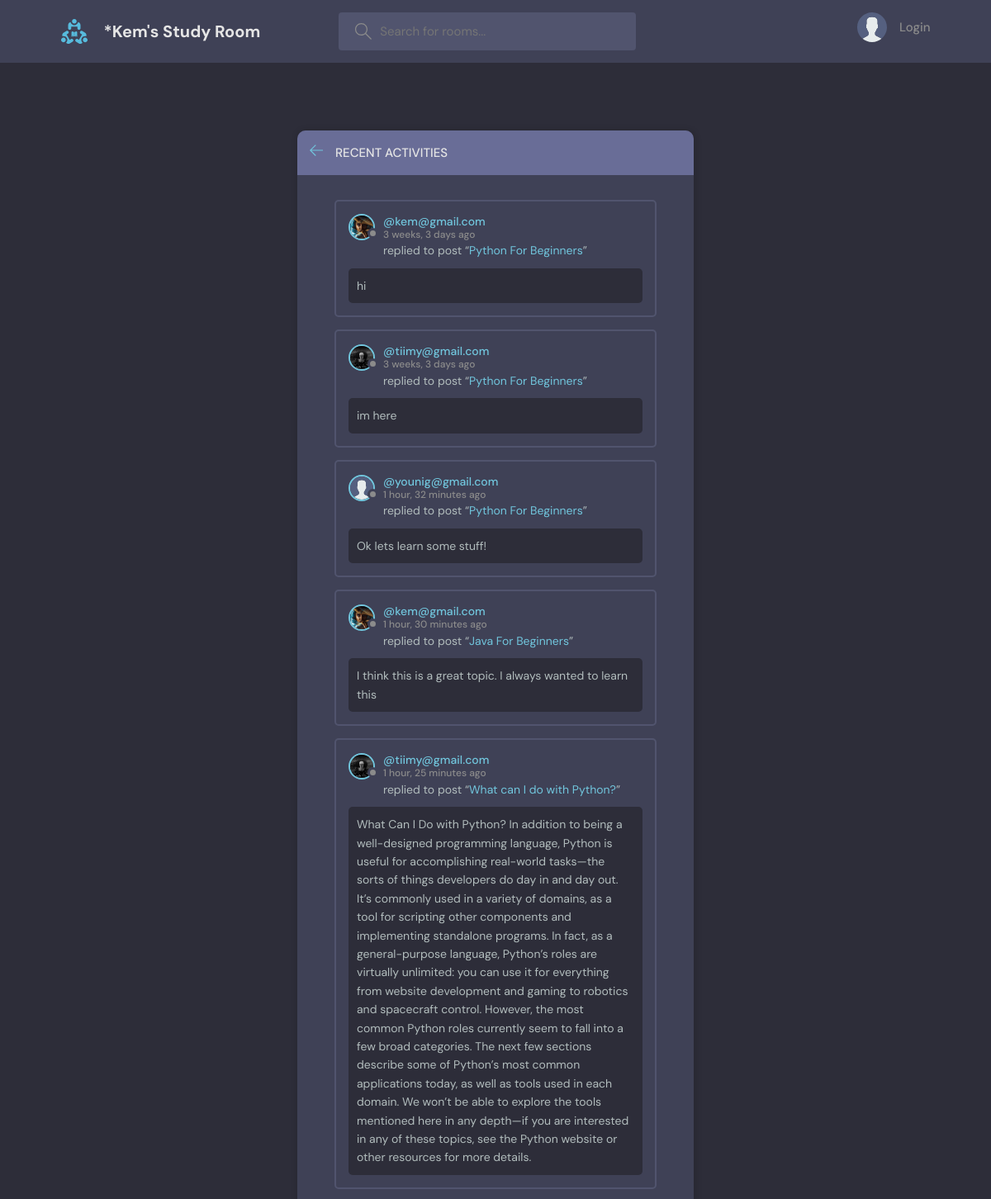
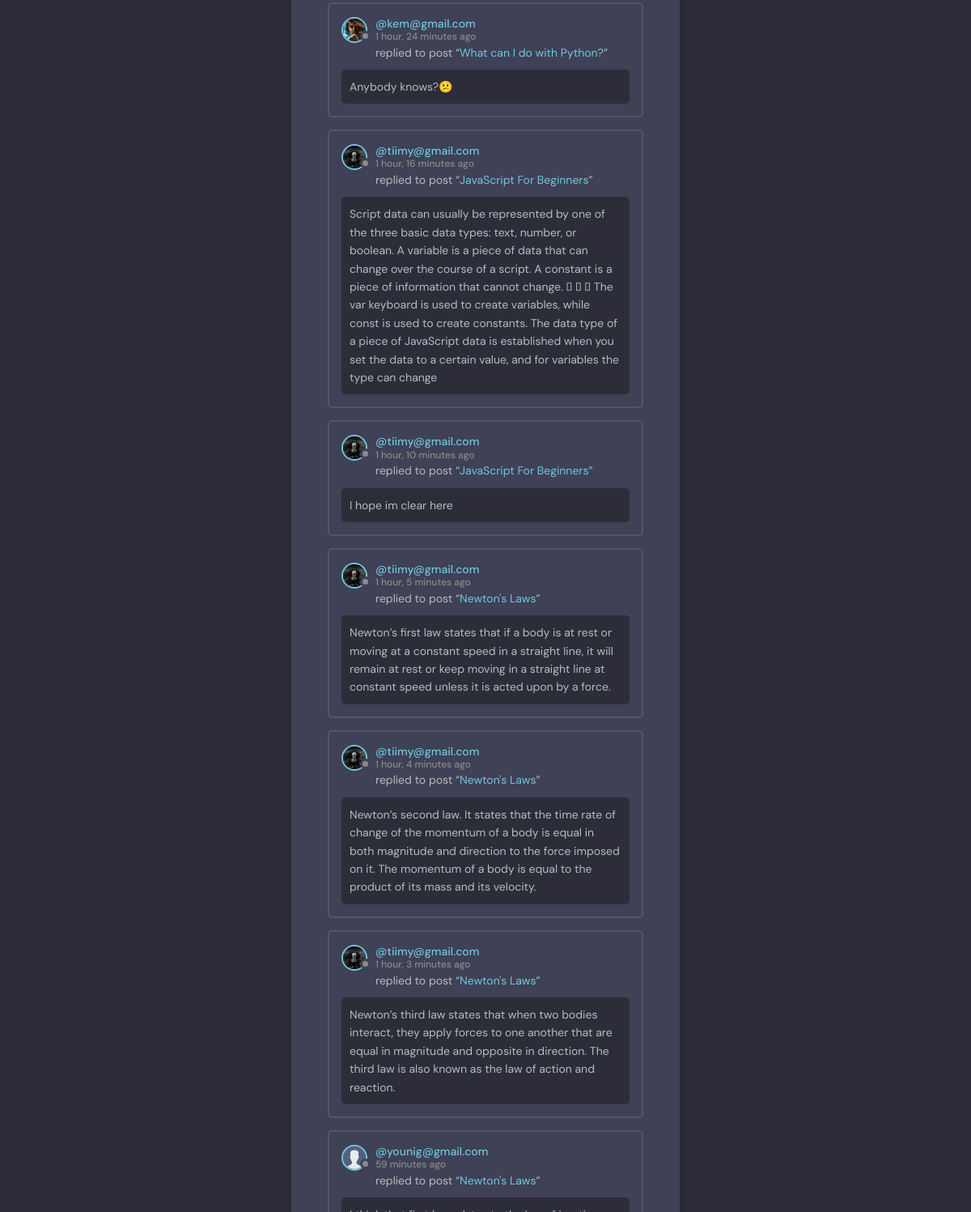
The page /activity/ on the database its author committed (2 pictures, top to bottom).
### base/models.py (models this page shows, shortened)
class Message(models.Model):
    user = models.ForeignKey(User, on_delete=models.CASCADE)
    room = models.ForeignKey(Room, on_delete=models.CASCADE)
    body = models.TextField()
    updated = models.DateTimeField(auto_now=True)
    created = models.DateTimeField(auto_now_add=True)
    class Meta:
        ordering = ['updated', '-created']

class User(AbstractUser):
    name = models.CharField(max_length=100, null=True)
    email = models.EmailField(unique=True, null=True)
    bio = models.TextField(null=True)
    avatar = models.ImageField(null=True, default='avatar.svg')
    USERNAME_FIELD = 'email'
    REQUIRED_FIELDS = []

class Room(models.Model):
    host =  models.ForeignKey(User, on_delete=models.SET_NULL, null=True)
    topic =  models.ForeignKey(Topic, on_delete=models.SET_NULL, null=True)
    name = models.CharField(max_length=200)
    description = models.TextField(null=True, blank=True)
    participants = models.ManyToManyField(User, related_name='participants', blank=True)
    updated = models.DateTimeField(auto_now=True)
    created = models.DateTimeField(auto_now_add=True)
    class Meta:
        ordering = ['-updated', '-created']
    def __str__(self):
        return self.name

### base/views.py (the view)
# urls.py: path('activity/', views.activity_page, name='activity'),
def activity_page(request):
    room_messages = Message.objects.all()
    return render(request, 'base/activity.html', {'room_messages':room_messages})

### base/templates/base/activity.html (shortened to what this page needs)
{% extends 'base/main.html' %}
{% block content %}
    <main class="layout">
      <div class="container">
        <div class="layout__box">
          <div class="layout__boxHeader">
            <div class="layout__boxTitle">
              <a href="{% url 'home' %}">
                <svg version="1.1" xmlns="http://www.w3.org/2000/svg" width="32" height="32" viewBox="0 0 32 32">
                  <title>arrow-left</title>
                  <path
                    d="M13.723 2.286l-13.723 13.714 13.719 13.714 1.616-1.611-10.96-10.96h27.625v-2.286h-27.625l10.965-10.965-1.616-1.607z"
                  ></path>
                </svg>
              </a>
              <h3>Recent Activities</h3>
            </div>
          </div>
          <div class="activities-page layout__body">
            {% for message in room_messages %}
    <div class="activities__box">
      <div class="activities__boxHeader roomListRoom__header">
        <a href="{% url 'user-profile' message.user.id %}" class="roomListRoom__author">
          <div class="avatar avatar--small">
            <img src="{{ message.user.avatar.url }}" />
          </div>
          <p>
            @{{message.user}}
            <span>{{message.created|timesince}} ago</span>
          </p>
        </a>
      </div>
      <div class="activities__boxContent">
        <p>replied to post “<a href="{% url 'room' message.room.id %}">{{message.room}}</a>”</p>
        <div class="activities__boxRoomContent">
          {{message.body}}
        </div>
      </div>
    </div>
    {% endfor %}
          </div>
        </div>
      </div>
    </main>
{% endblock content %}

### base/templates/base/main.html (shortened to what this page needs)
<!DOCTYPE html>
{% load static %}
<html lang="en">
  <head>
    <link rel="stylesheet" href="{% static 'styles/style.css' %}" />
  </head>
  <body>
    {% include 'base/navbar.html' %}
    {% block content %}
    {% endblock %}
  </body>
</html>

### base/templates/base/navbar.html (shortened to what this page needs)
{% load static %}
<header class="header header--loggedIn">
    <div class="container">
      <a href="{% url 'home' %}" class="header__logo">
        <img src="{% static 'images/logo.svg' %}" />
        <h1>*Kem's Study Room</h1>
      </a>
      <form class="header__search" method="get" action="{% url 'home' %}">
        <label>
          <input name="q"  placeholder="Search for rooms..." />
        </label>
      </form>
      <nav class="header__menu">
        {% if request.user.is_authenticated %}
        <div class="header__user">
          <a href="{% url 'update-user' %}">
            <div class="avatar avatar--medium active">
              <img src="{{ request.user.avatar.url }}" />
            </div>
            <p>{{request.user.username}}<span>@{{request.user}}</span></p>
          </a>
          <button class="dropdown-button">
            <svg version="1.1" xmlns="http://www.w3.org/2000/svg" width="32" height="32" viewBox="0 0 32 32">
              <title>chevron-down</title>
              <path d="M16 21l-13-13h-3l16 16 16-16h-3l-13 13z"></path>
            </svg>
          </button>
        </div>
        {% else %}
        <a href="{% url 'login' %}">
          <img src="{% static 'images/avatar.svg' %}" />
          <p>Login</p>
        </a>
        {% endif %}
      </nav>
    </div>
  </header>

### base/static/styles/style.css (style rules this page uses)
:root { --color-main: #71c6dd; --color-main-light: #e1f6fb; --color-dark: #3f4156; --color-dark-medium: #51546e; --color-dark-light: #696d97; --color-light: #e5e5e5; --color-gray: #8b8b8b; --color-light-gray: #b2bdbd; --color-bg: #2d2d39; --color-success: #5dd693; --color-error: #fc4b0b; }
* { font-family: "DM Sans", -apple-system, BlinkMacSystemFont, "Segoe UI", Roboto, Oxygen, Ubuntu, Cantarell, "Open Sans", "Helvetica Neue", sans-serif; margin: 0; padding: 0; box-sizing: border-box; text-rendering: optimizeLegibility; font-size: inherit; }
html { font-size: 56.25%; }
@media only screen and (min-width: 1200px) { html { font-size: 62.5%; } }
body { line-height: 1.6; font-weight: 400; font-size: 1.5rem; color: var(--color-light-gray); background-color: var(--color-bg); min-height: 100vh; }
img { width: 100%; }
a { display: inline-block; color: var(--color-main); text-decoration: none; }
.container { max-width: 120rem; width: 90%; margin: auto; }
.avatar { position: relative; display: inline-block; border-radius: 50%; border: 2px solid var(--color-main); }
.avatar img { display: block; border-radius: 50%; object-fit: cover; object-position: center; }
.avatar::after { content: ""; display: block; position: absolute; background-color: var(--color-gray); z-index: 111; border-radius: 50%; border: 0.3rem solid var(--color-dark); }
.avatar.avatar--small img { width: 2.8rem; height: 2.8rem; }
.avatar.avatar--small:after { width: 0.7rem; height: 0.7rem; bottom: 0px; right: -6px; }
.header { padding: 1.5rem; background-color: var(--color-dark); }
.header > .container { display: flex; gap: 9.5rem; }
.header__logo, .header__user { display: flex; gap: 2rem; align-items: center; }
.header__logo > img { height: 3.2rem; width: 3.2rem; }
.header__logo > h1 { font-weight: 700; font-size: 2rem; color: var(--color-light); }
.header__search > label { background-color: var(--color-dark-medium); padding: 1.3rem 1rem; display: flex; align-items: center; gap: 1rem; border-radius: 4px; }
.header__search svg { fill: var(--color-gray); width: 2rem; height: 2rem; margin-left: 1rem; }
.header__search input { width: 30rem; background: transparent; border: none; outline: none; color: var(--color-light); }
.header__menu { margin-left: auto; position: relative; }
.header__menu a { display: flex; gap: 1.5rem; align-items: center; font-weight: 500; text-decoration: none; color: var(--color-gray); }
.header__menu img { height: 3.6rem; }
.header__menu p { line-height: 1.2; }
.layout { margin-top: 2.4rem; }
.layout > .container { display: flex; justify-content: space-between; align-items: flex-start; }
.layout__box { width: 90%; max-width: 48rem; min-height: 40rem; position: absolute; top: 50%; left: 50%; transform: translate(-50%, -46%); background-color: var(--color-dark); border-radius: 1rem; box-shadow: 1px 1px 6px 3px rgba(0, 0, 0, 0.1); overflow: hidden; }
.layout__boxHeader { display: flex; padding: 1.5rem; background-color: var(--color-dark-light); }
.layout__boxTitle { display: flex; gap: 1.5rem; align-items: center; }
.layout__boxTitle h3 { text-transform: uppercase; font-weight: 500; color: var(--color-light); }
.layout__boxTitle svg { width: 1.6rem; height: 1.6rem; fill: var(--color-main); }
.layout__body { margin: 3rem; }
.roomListRoom__header { display: flex; justify-content: space-between; align-items: center; }
.roomListRoom__author { font-weight: 500; display: flex; align-items: center; gap: 1rem; }
.activities__box { margin: 1.5rem; padding: 1.5rem; border: 2px solid var(--color-dark-medium); border-radius: 5px; }
.activities__boxHeader p { font-size: 1.4rem; line-height: 1.3; }
.activities__boxHeader p span { color: var(--color-gray); font-size: 1.2rem; display: block; }
.activities__boxContent { margin-left: 4.2rem; }
.activities__boxContent { font-size: 1.4rem; }
.activities__boxRoomContent { background: var(--color-bg); padding: 1rem; border-radius: 5px; margin-top: 1rem; margin-left: -4.2rem; }

### rows shown on the page
Message: user.avatar (picture), user "kem@gmail.com", created "3 weeks, 3 days", room "Python For Beginners", body "hi"
Message: user.avatar (picture), user "tiimy@gmail.com", created "3 weeks, 3 days", room "Python For Beginners", body "im here"
Message: user.avatar (placeholder picture), user "younig@gmail.com", created "1 hour, 32 minutes", room "Python For Beginners", body "Ok lets learn some stuff!"
Message: user.avatar (picture), user "kem@gmail.com", created "1 hour, 30 minutes", room "Java For Beginners", body "I think this is a great topic. I always wanted to learn this"
Message: user.avatar (picture), user "tiimy@gmail.com", created "1 hour, 25 minutes", room "What can I do with Python?", body "What Can I Do with Python? In addition to being a well-designed programming language, Python is useful for ac\u0002complishing real-world tasks—the sorts of things developers do day in and day out. It’s commonly used in a variety of domains, as a tool for scripting other components and implementing standalone programs. In fact, as a general-purpose language, Python’s roles are virtually unlimited: you can use it for everything from website de\u0002velopment and gaming to robotics and spacecraft control. However, the most common Python roles currently seem to fall into a few broad cat\u0002egories. The next few sections describe some of Python’s most common applications today, as well as tools used in each…"
Message: user.avatar (picture), user "kem@gmail.com", created "1 hour, 24 minutes", room "What can I do with Python?", body "Anybody knows?😕"
Message: user.avatar (picture), user "tiimy@gmail.com", created "1 hour, 16 minutes", room "JavaScript For Beginners", body "Script data can usually be represented by one of the three basic data types: text, number, or boolean. A variable is a piece of data that can change over the course of a script. A constant is a piece of information that cannot change.    The var keyboard is used to create variables, while const is used to create constants. The data type of a piece of JavaScript data is established when you set the data to a certain value, and for variables the type can change"
Message: user.avatar (picture), user "tiimy@gmail.com", created "1 hour, 10 minutes", room "JavaScript For Beginners", body "I hope im clear here"
Message: user.avatar (picture), user "tiimy@gmail.com", created "1 hour, 5 minutes", room "Newton's Laws", body "Newton’s first law states that if a body is at rest or moving at a constant speed in a straight line, it will remain at rest or keep moving in a straight line at constant speed unless it is acted upon by a force."
Message: user.avatar (picture), user "tiimy@gmail.com", created "1 hour, 4 minutes", room "Newton's Laws", body "Newton’s second law. It states that the time rate of change of the momentum of a body is equal in both magnitude and direction to the force imposed on it. The momentum of a body is equal to the product of its mass and its velocity."
Message: user.avatar (picture), user "tiimy@gmail.com", created "1 hour, 3 minutes", room "Newton's Laws", body "Newton’s third law states that when two bodies interact, they apply forces to one another that are equal in magnitude and opposite in direction. The third law is also known as the law of action and reaction."
Message: user.avatar (placeholder picture), user "younig@gmail.com", created "59 minutes", room "Newton's Laws"
